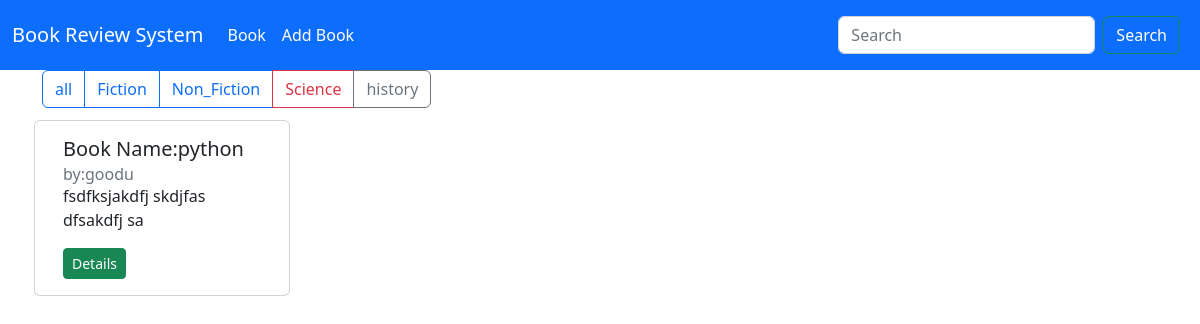
/book_list/?genre=fiction, run on the app's committed database.
### book/models.py (models this page shows, shortened)
class Book(models.Model):
    GENRE_CHOICES=[
        ('fiction','Fiction'),
        ('non_fiction','Non_Fiction'),
        ('science','Science'),
        ('history','History'),
        ('other','Other')
    ]
    title = models.CharField(max_length = 150)
    author = models.CharField(max_length = 150)
    description = models.TextField()
    genre = models.CharField(max_length = 20,choices = GENRE_CHOICES)
    isbn = models.CharField('ISBN',max_length=13,unique=True)
    publication_date= models.DateField()
    average_rating = models.DecimalField(max_digits=3, decimal_places=2,
    validators=[MinValueValidator(0),MaxValueValidator(5)])
    created_at = models.DateTimeField(auto_now_add=True)
    updated_at = models.DateTimeField(auto_now=True)

### book/views.py (the view)
# urls.py: path('book_list/', views.book_list ,name="list"),
def book_list(request):
    genre = request.GET.get('genre')
    if genre:
        books = Book.objects.filter(genre=genre).order_by('-created_at')
    else:
        books = Book.objects.all().order_by("created_at")
    return render(request, 'book/book_list.html',{'books':books})

### book/templates/book/book_list.html (shortened to what this page needs)
{% extends 'book/base.html' %}
{% block maincontent %}
<div class="container">
  <div class="row">
    <div class="col">
      <div class="btn-group mb-2">
        <a href="{% url 'list' %}" class="btn btn-outline-primary" {% if not request.GET.genre %}active{% endif %}>all</a>
        <a href="?genre=fiction" class="btn btn-outline-primary"{% if request.GET.genre == 'fiction' %}active{% endif %}>Fiction</a>
        <a href="?genre=non_fiction" class="btn btn-outline-primary" {% if request.GET.genre == 'non_fiction' %}active{% endif %}>Non_Fiction</a>
        <a href="?genre=science" class="btn btn-outline-danger" {% if request.GET.genre == 'science' %}active{% endif %}>Science</a>
        <a href="?genre=history" class="btn btn-outline-secondary" {% if request.GET.genre == 'history' %}active{% endif %}>history</a>
      </div>
    <div class="row">
        {% for book in books %}
        <div class="card m-1" style="width:16rem;" height="250px">
            <div class="card-body">
              <h5 class="card-title ">Book Name:{{book.title}}</h5>
              <h6 class="card-subtitle text-muted ">by:{{book.author}} </h6>
              <p>{{book.description|truncatewords:30}}</p>
            <a href="{% url 'detail' book.id %}" class="btn btn-success btn-sm">Details</a>
            </div>
        </div>
        {% endfor %}
      </div>
    </div>
</div>
{% endblock maincontent %}

### data on the page
Book: title "python", author "goodu", description "fsdfksjakdfj skdjfas dfsakdfj sa"
